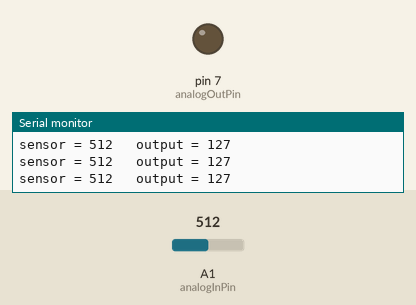
A sketch run on a simulated Arduino Uno, built with avr-gcc and run on an emulated ATmega328P. On the bench: output pins drawn as LEDs (lit = HIGH), the last lines printed to the serial monitor. The test bench sets the inputs (shaded band); at power-on: A1 (analogInPin) = 512.

Above: at 1.2 s.
1.3 s: A1 (analogInPin) set to 493
At 2.6 s:
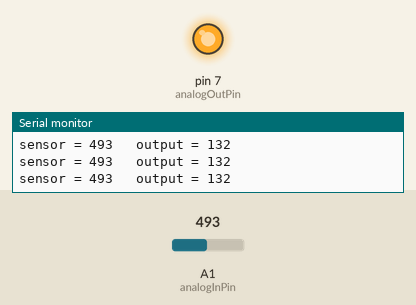
2.9 s: A1 (analogInPin) set to 511
At 4.0 s:
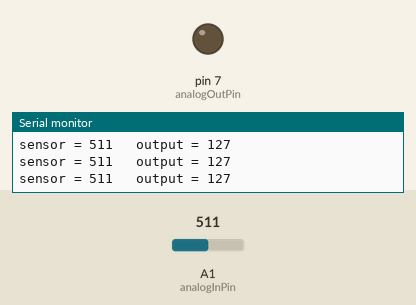
4.5 s: A1 (analogInPin) set to 306
At 5.4 s:
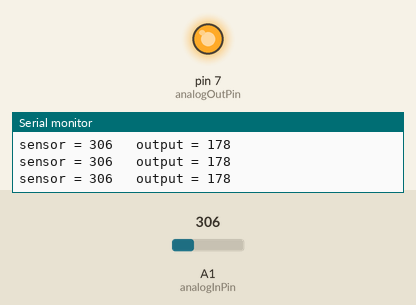
Timing chart, 0 to 7.5 s (numbered marks = the images above; inputs shaded):
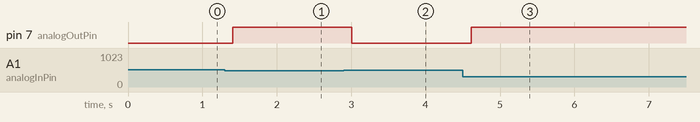

The sketch:

led_dim_ldr.ino
```cpp
const int analogInPin = A1;  // Analog input pin that the potentiometer is attached to
const int analogOutPin = 7; // Analog output pin that the LED is attached to
int sensorValue = 0;        // value read from the pot
int outputValue = 0;        // value output to the PWM (analog out)

void setup() {
  Serial.begin(9600);
}

void loop() {
  sensorValue = analogRead(analogInPin);
  outputValue = map(sensorValue, 1023, 0, 0, 255);
  analogWrite(analogOutPin, outputValue);
  Serial.print("sensor = ");
  Serial.print(sensorValue);
  Serial.print("\t output = ");
  Serial.println(outputValue);
  delay(200);
}
```

Measured:
- the behaviour switches between 510 and 509 on A1 (analogInPin) (found by bisection; images 0 and 1)
- after the input at 1.3 s, pin 7 (analogOutPin): LOW → HIGH after 0.11 s
- after the input at 2.9 s, pin 7 (analogOutPin): HIGH → LOW after 0.11 s
- after the input at 4.5 s, pin 7 (analogOutPin): LOW → HIGH after 0.12 s
